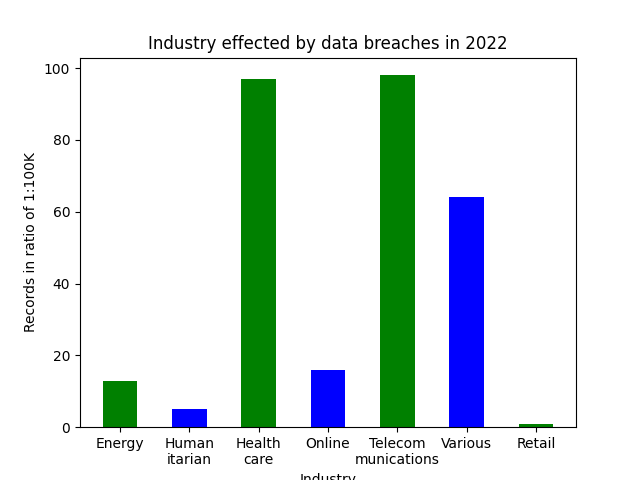

Write the Python code that produced this figure.
#!/usr/bin/env python3

##--------------------------------------------------------------
#Written by: Isaree Benjabawornnun
#Created Date: 22 Feb 2023
#Revised Date: 23 Feb 2023
#Overview:
#Provide a list of companies that are effected.  These companies are 
#in healthcare sector.
#--------------------------------------------------------------
#
#

# importing the required modules
import matplotlib
import matplotlib.pyplot as plt

# x-coordinates of left sides of bars 
left = [1, 2, 3, 4, 5, 6, 7]

# -- Heights of bars --
#Note:
# The actual values are y-axis = [1,300,000, 515,000, 9,700,000, 
# 1,648,922, 9,800,000, 6,400,000, 95,000]
# for graph to fit, we use a ratio of 1:1OOK.
#Example, the value 1,300,000 will be height of 13
#Another example, the value 95,000 will be height round up to 1.
height = [13, 5, 97, 16, 98, 64, 1]

# labels for bars
tick_label = ['Energy', 'Human\nitarian', 'Health\ncare', 'Online', 'Telecom\nmunications', 'Various', 'Retail']

# plotting a bar chart
plt.bar(left, height, tick_label = tick_label,
        width = 0.5, color = ['green', 'blue'])
  
# naming the x axis
plt.xlabel('Industry')
# naming the y axis
plt.ylabel('Records in ratio of 1:100K')
  
# giving a title to my graph
plt.title('Industry effected by data breaches in 2022')

#save the bar graph to a file
plt.savefig("task4.png")